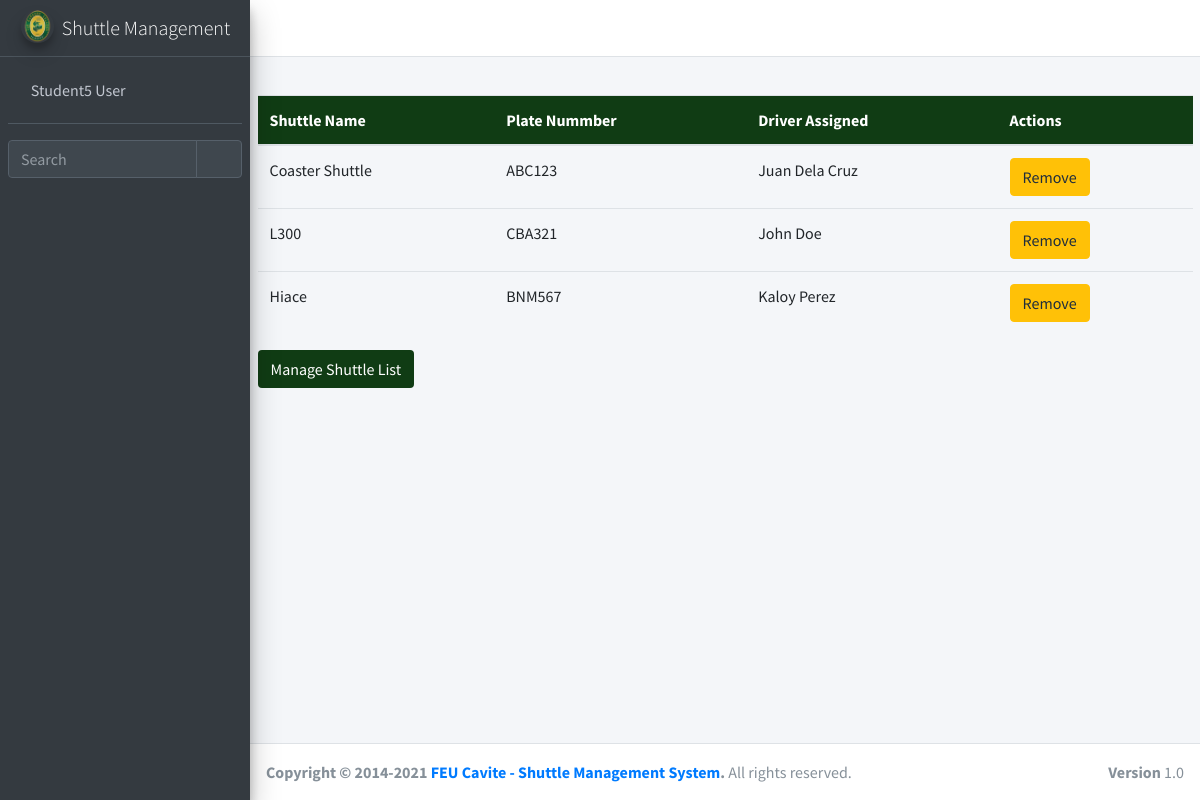
The app's page /ticket/add_shuttle_list/ (signed in), older data.
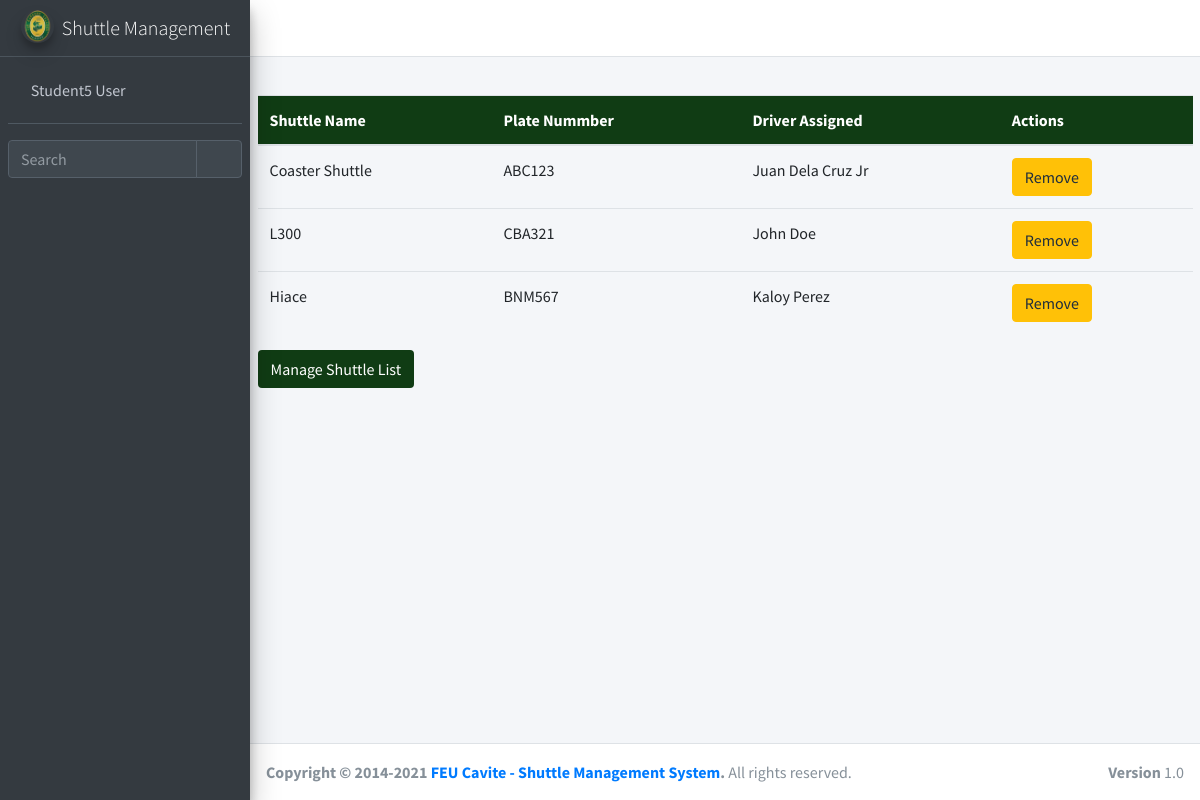
The same page, newer data.
### ticket/models.py (models this page shows, shortened)
class shuttle_service_list(models.Model):
    shuttle_service_list_id = models.AutoField(primary_key=True)
    shuttle_name = models.CharField(max_length=255, blank=True, null = True)
    plate_number = models.CharField(max_length=255, blank=True, null = True)
    driver_name = models.ForeignKey(shuttle_driver, null=True, blank=True, on_delete=models.CASCADE)

class shuttle_driver(models.Model):
    shuttle_driver_id = models.AutoField(primary_key=True)
    driver_name = models.CharField(max_length=255, blank=True, null = True)
    def __str__(self):
        return str(self.driver_name)

### ticket/views.py (the view)
# urls.py: path('add_shuttle_list/', login_required(views.add_shuttle_list), name='add_shuttle_list'),
def add_shuttle_list(request):
	query = {
		'dri': shuttle_driver.objects.all(),
		'slist': shuttle_service_list.objects.all(),
	}
	if request.method == "POST":
		db = shuttle_service_list()
		db.shuttle_name = request.POST.get('sname') or None
		db.plate_number = request.POST.get('pnumber') or None
		db.driver_name_id = request.POST.get('dname') or None
		db.save()
	return render(request, 'ticket/add_shuttle_list.html', query)

### ticket/templates/ticket/add_shuttle_list.html (shortened to what this page needs)
{% extends 'ticket/popupbase.html' %}
{% block content %}
{% load crispy_forms_tags %}
{% load static %}
<section>
	<div class="container-fluid">
		<table class="table">
			<thead class="thead-custom">
				<tr>
					<th>
						Shuttle Name
					</th>
					<th>
						Plate Nummber
					</th>
					<th>
						Driver Assigned
					</th>
					<th>
						Actions
					</th>
				</tr>
			</thead>
			<tbody>
				{% for items in slist %}
				<tr>
					<td>
						{{items.shuttle_name}}
					</td>
					<td>
						{{items.plate_number}}
					</td>
					<td>
						{{items.driver_name}}
					</td>
					<td>
						<a href="/ticket/remove_shuttle/{{items.shuttle_service_list_id}}" class="btn btn-warning">Remove</a>
					</td>
				</tr>
				{% endfor %}
			</tbody>
		</table>
		<button type="button" class="btn btn-success1 ap" data-toggle="modal" data-target="#exampleModal">
		  Manage Shuttle List
		</button>
	</div>
</section>
{% endblock content %}

Row changes from the older to the newer data that the page shows:
changed through a linked row, shuttle_service_list "Coaster Shuttle": driver_name "Juan Dela Cruz" → "Juan Dela Cruz Jr"
